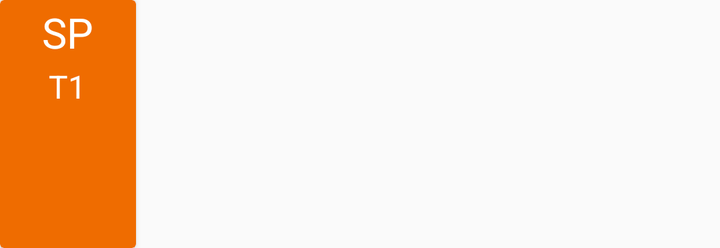
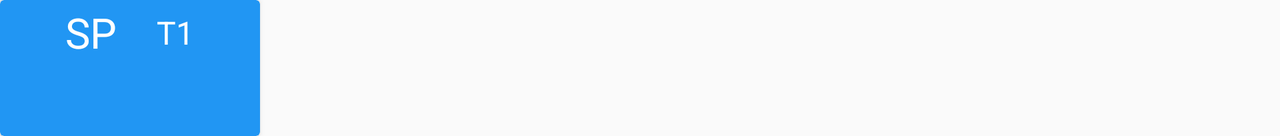

Compare how this app lays out the same screen by default and in its alternative resource folder. The renders come first, then the two layout files and the values they reference.
<!-- AndroidManifest.xml: application theme AppTheme -->
<!-- res/layout/timetable_entry_2.xml -->
<android.support.v7.widget.CardView xmlns:android="http://schemas.android.com/apk/res/android"
    xmlns:card_view="http://schemas.android.com/apk/res-auto"
    android:id="@+id/card_view_timetable"
    android:layout_width="68dp"
    android:layout_height="124dp"
    android:clickable="true"
    android:elevation="2dp"
    android:foreground="?attr/selectableItemBackground"
    card_view:cardBackgroundColor="@color/MaterialOrange"
    card_view:cardCornerRadius="2dp"
    card_view:cardPreventCornerOverlap="true">

    <LinearLayout
        android:layout_width="wrap_content"
        android:layout_height="wrap_content"
        android:layout_gravity="center_horizontal"
        android:orientation="vertical">

        <TextView
            android:id="@+id/lesson_name"
            android:layout_width="match_parent"
            android:layout_height="wrap_content"
            android:layout_marginBottom="2dp"
            android:layout_marginTop="2dp"
            android:gravity="center"
            android:text="SP"
            android:textColor="@android:color/background_light"
            android:textSize="21sp" />

        <TextView
            android:id="@+id/room_name"
            android:layout_width="match_parent"
            android:layout_height="wrap_content"
            android:gravity="center"
            android:text="T1"
            android:textColor="@android:color/background_light"
            android:textSize="16sp" />

    </LinearLayout>

</android.support.v7.widget.CardView>
<!-- resources referenced by this layout -->
<resources>
  <color name="MaterialOrange">#EF6C00</color>
  <style name="AppTheme" parent="Theme.AppCompat.Light.DarkActionBar">
          
          <item name="colorPrimary">@color/colorPrimary</item>
          <item name="colorPrimaryDark">@color/colorPrimaryDark</item>
          <item name="colorAccent">@color/colorAccent</item>
          <item name="autoCompleteTextViewStyle">@style/cursorColor</item>
      </style>
  <color name="colorPrimary">#303f9f</color>
  <color name="colorPrimaryDark">#1a237e</color>
  <color name="colorAccent">#303f9f</color>
  <style name="cursorColor" parent="Widget.AppCompat.AutoCompleteTextView">
          <item name="android:textCursorDrawable">@drawable/cursor</item>
      </style>
  <!-- drawable cursor (drawable) -->
  <?xml version="1.0" encoding="utf-8"?>
  <shape xmlns:android="http://schemas.android.com/apk/res/android"
      android:shape="rectangle" >
  
      
      <solid android:color="#FFFFFF" />
  
      
      <size android:width="1dp" />
  </shape>
</resources>
<!-- res/layout-land/timetable_entry_2.xml (the repository's variant of the layout above) -->
<!-- drawn on the phone turned sideways -->
<android.support.v7.widget.CardView xmlns:android="http://schemas.android.com/apk/res/android"
    xmlns:card_view="http://schemas.android.com/apk/res-auto"
    android:id="@+id/card_view_timetable"
    android:layout_width="130dp"
    android:layout_height="68dp"
    android:clickable="true"
    android:elevation="2dp"
    android:foreground="?attr/selectableItemBackground"
    card_view:cardBackgroundColor="@color/MaterialBlue"
    card_view:cardCornerRadius="2dp"
    card_view:cardPreventCornerOverlap="true">

    <LinearLayout
        android:layout_width="wrap_content"
        android:layout_height="wrap_content"
        android:layout_gravity="center_horizontal"
        android:orientation="horizontal">

        <TextView
            android:id="@+id/lesson_name"
            android:layout_width="wrap_content"
            android:layout_height="wrap_content"
            android:layout_marginBottom="2dp"
            android:layout_marginRight="10dp"
            android:layout_marginTop="2dp"
            android:text="SP"
            android:textColor="@android:color/background_light"
            android:textSize="21sp" />

        <TextView
            android:id="@+id/room_name"
            android:layout_width="wrap_content"
            android:layout_height="wrap_content"
            android:layout_marginLeft="10dp"
            android:text="T1"
            android:textColor="@android:color/background_light"
            android:textSize="16sp" />

    </LinearLayout>

</android.support.v7.widget.CardView>
<!-- resources referenced by the variant -->
<!-- as the phone turned sideways resolves them -->
<resources>
  <color name="MaterialBlue">#2196F3</color>
  <style name="AppTheme" parent="Theme.AppCompat.Light.DarkActionBar">
          
          <item name="colorPrimary">@color/colorPrimary</item>
          <item name="colorPrimaryDark">@color/colorPrimaryDark</item>
          <item name="colorAccent">@color/colorAccent</item>
          <item name="autoCompleteTextViewStyle">@style/cursorColor</item>
      </style>
  <color name="colorPrimary">#303f9f</color>
  <color name="colorPrimaryDark">#1a237e</color>
  <color name="colorAccent">#303f9f</color>
  <style name="cursorColor" parent="Widget.AppCompat.AutoCompleteTextView">
          <item name="android:textCursorDrawable">@drawable/cursor</item>
      </style>
  <!-- drawable cursor (drawable) -->
  <?xml version="1.0" encoding="utf-8"?>
  <shape xmlns:android="http://schemas.android.com/apk/res/android"
      android:shape="rectangle" >
  
      
      <solid android:color="#FFFFFF" />
  
      
      <size android:width="1dp" />
  </shape>
</resources>
